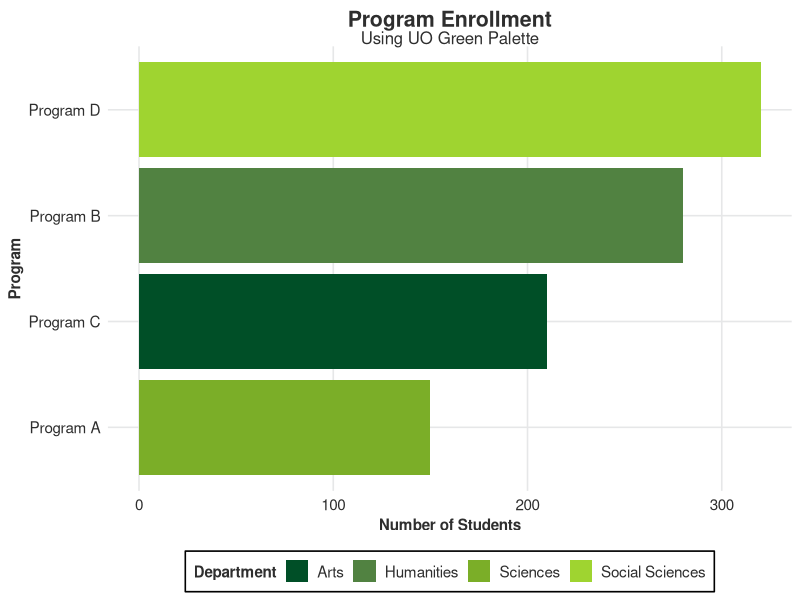
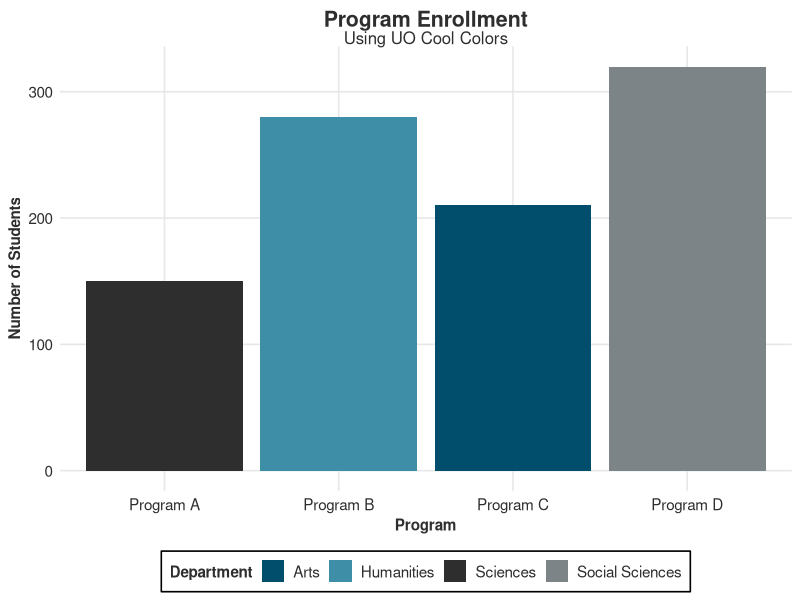
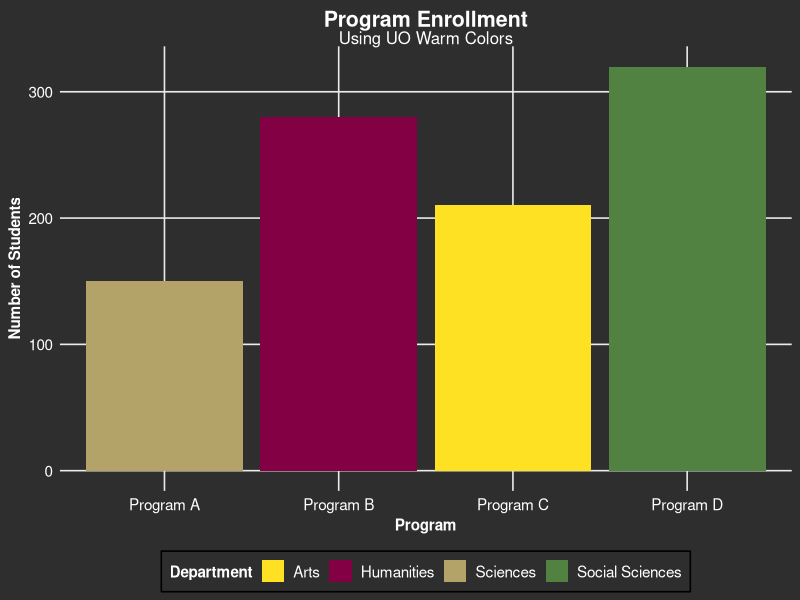
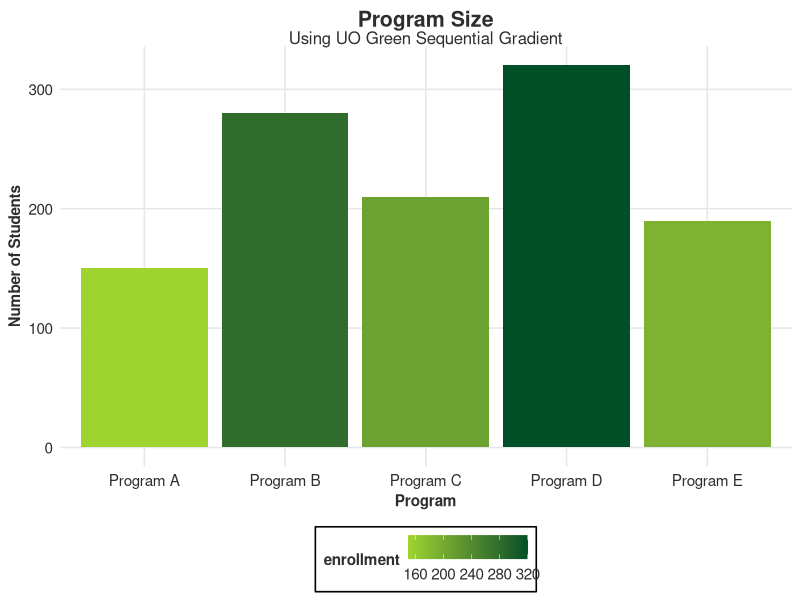
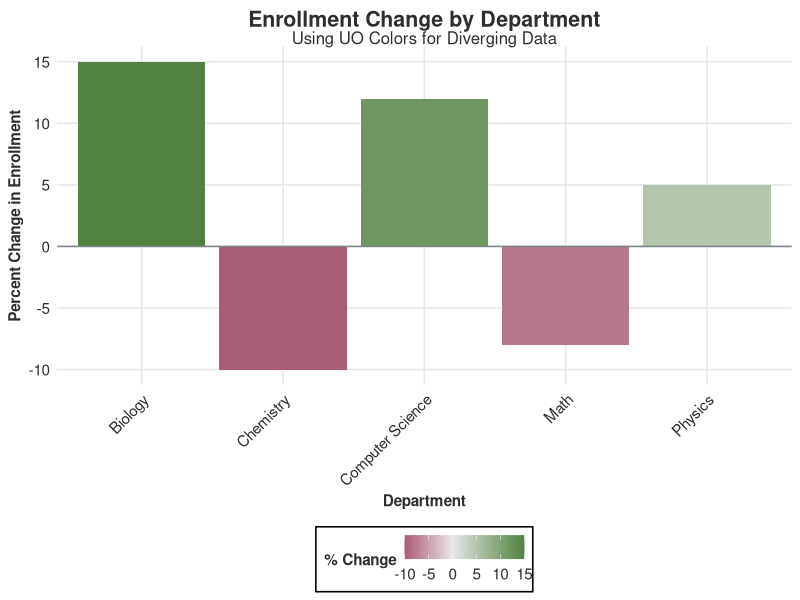
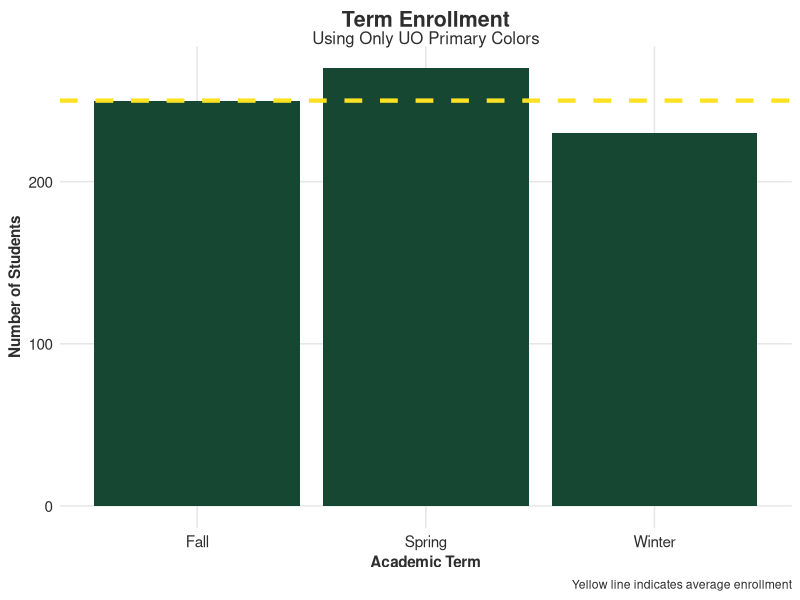

The R source for these figures, in order:
# UO Brand Theme for R Visualizations
# Based on UO Visual Identity Guidelines
# https://communications.uoregon.edu/uo-brand/visual-identity/colors

# Required packages
library(ggplot2)
library(tibble)

#===============================
# UO Brand Color Definitions
#===============================
uo_colors <- list(
  # Primary Colors
  green = "#154733",      # UO Green
  yellow = "#FEE123",     # UO Yellow
  
  # Secondary Colors - Greens
  legacy_green = "#004F27", # Legacy Green
  grass_green = "#518241",  # Grass Green
  lime_green = "#7BAE28",   # Lime Green
  chartreuse = "#9FD430",   # Chartreuse
  
  # Secondary Colors - Blues
  dark_blue = "#004D6C",    # Dark Blue
  light_blue = "#3F8EA8",   # Light Blue
  
  # Secondary Colors - Berry
  berry = "#820043",        # Berry
  
  # Secondary Colors - Grays
  dark_gray = "#2E2E2E",    # Dark Gray
  medium_gray = "#7C8487",  # Medium Gray
  light_gray = "#E6E7E8",   # Light Gray
  
  # Accent Colors
  pine = "#004225",         # Pine
  forest = "#0E4B33",       # Forest
  sage = "#899A75",         # Sage
  moss = "#D5DD98",         # Moss
  spring = "#A1D296",       # Spring
  blue = "#84A4CC",         # Blue
  tan = "#B3A369"          # Tan
)

#===============================
# Color Palette Functions
#===============================
# Primary palette (UO Green, Yellow, and grays)
uo_palette_primary <- function(n = 4) {
  colors <- c(uo_colors$green,
              uo_colors$yellow,
              uo_colors$dark_gray,
              uo_colors$medium_gray)
  colors[1:n]
}

# Greens palette
uo_palette_greens <- function(n = 4) {
  colors <- c(uo_colors$legacy_green,
              uo_colors$grass_green,
              uo_colors$lime_green,
              uo_colors$chartreuse)
  colors[1:n]
}

# Cool colors palette (blues and grays)
uo_palette_cool <- function(n = 5) {
  colors <- c(uo_colors$dark_blue,
              uo_colors$light_blue,
              uo_colors$dark_gray,
              uo_colors$medium_gray,
              uo_colors$light_gray)
  colors[1:n]
}

# Warm colors palette - expanded to include 4 colors
uo_palette_warm <- function(n = 4) {
  colors <- c(uo_colors$yellow,
              uo_colors$berry,
              uo_colors$tan,
              uo_colors$grass_green)  # Added a fourth color
  colors[1:n]
}
# Complete palette
uo_palette_all <- function(n = 17) {
  colors <- c(
    # Primary
    uo_colors$green,
    uo_colors$yellow,
    # Secondary Greens
    uo_colors$legacy_green,
    uo_colors$grass_green,
    uo_colors$lime_green,
    uo_colors$chartreuse,
    # Blues
    uo_colors$dark_blue,
    uo_colors$light_blue,
    # Berry
    uo_colors$berry,
    # Grays
    uo_colors$dark_gray,
    uo_colors$medium_gray,
    uo_colors$light_gray,
    # Accent Colors
    uo_colors$pine,
    uo_colors$sage,
    uo_colors$moss,
    uo_colors$spring,
    uo_colors$tan
  )
  colors[1:n]
}

#===============================
# UO Brand Theme Definition
#===============================
theme_uo <- function(base_size = 12, style = "light") {
  # Define background and text colors based on style
  bg_color <- if(style == "dark") uo_colors$dark_gray else "white"
  text_color <- if(style == "dark") "white" else uo_colors$dark_gray
  grid_color <- if(style == "dark") uo_colors$gray else uo_colors$light_gray
  
  theme_minimal(base_size = base_size) %+replace%
    theme(
      # Text elements
      text = element_text(
        family = "sans",
        color = text_color
      ),
      plot.title = element_text(
        size = rel(1.4),
        face = "bold",
        color = text_color
      ),
      plot.subtitle = element_text(
        size = rel(1.1),
        color = text_color
      ),
      
      # Axis formatting
      axis.title = element_text(
        face = "bold",
        color = text_color
      ),
      axis.text = element_text(
        color = text_color
      ),
      
      # Panel elements
      panel.background = element_rect(fill = bg_color, color = NA),
      plot.background = element_rect(fill = bg_color, color = NA),
      panel.grid.major = element_line(color = grid_color),
      panel.grid.minor = element_blank(),
      
      # Legend formatting
      legend.background = element_rect(fill = bg_color),
      legend.text = element_text(color = text_color),
      legend.title = element_text(face = "bold", color = text_color),
      legend.position = "bottom"
    )
}

#===============================
# Scale Functions
#===============================
scale_fill_uo <- function(palette = "primary", ...) {
  pal <- switch(palette,
                "primary" = uo_palette_primary(),
                "nature" = uo_palette_nature(),
                "all" = uo_palette_all(),
                uo_palette_primary())  # default to primary if invalid choice
  
  scale_fill_manual(values = pal, ...)
}

scale_color_uo <- function(palette = "primary", ...) {
  pal <- switch(palette,
                "primary" = uo_palette_primary(),
                "nature" = uo_palette_nature(),
                "all" = uo_palette_all(),
                uo_palette_primary())  # default to primary if invalid choice
  
  scale_color_manual(values = pal, ...)
}

#===============================
# Example Usage
#===============================
# Example data
example_data <- tibble(
  category = c("Program A", "Program B", "Program C", "Program D"),
  enrollment = c(150, 280, 210, 320),
  department = factor(c("Sciences", "Humanities", "Arts", "Social Sciences"))
)

# Example 1: Using Green Palette
p1 <- ggplot(example_data, 
             aes(x = reorder(category, enrollment), 
                 y = enrollment, 
                 fill = department)) +
  geom_col() +
  scale_fill_manual(values = uo_palette_greens()) +
  theme_uo() +
  labs(
    title = "Program Enrollment",
    subtitle = "Using UO Green Palette",
    x = "Program",
    y = "Number of Students",
    fill = "Department"
  ) +
  coord_flip()

# Example 2: Cool Colors
p2 <- ggplot(example_data, 
             aes(x = category, 
                 y = enrollment, 
                 fill = department)) +
  geom_col() +
  scale_fill_manual(values = uo_palette_cool()) +
  theme_uo() +
  labs(
    title = "Program Enrollment",
    subtitle = "Using UO Cool Colors",
    x = "Program",
    y = "Number of Students",
    fill = "Department"
  )

# Example 3: Warm Colors with Dark Theme
p3 <- ggplot(example_data, 
             aes(x = category, 
                 y = enrollment, 
                 fill = department)) +
  geom_col() +
  scale_fill_manual(values = uo_palette_warm()) +
  theme_uo(style = "dark") +
  labs(
    title = "Program Enrollment",
    subtitle = "Using UO Warm Colors",
    x = "Program",
    y = "Number of Students",
    fill = "Department"
  )

# Example 4: Green Sequential Gradient
example_data_sequential <- tibble(
  category = c("Program A", "Program B", "Program C", "Program D", "Program E"),
  enrollment = c(150, 280, 210, 320, 190)
)

p4 <- ggplot(example_data_sequential, 
             aes(x = category, 
                 y = enrollment,
                 fill = enrollment)) +
  geom_col() +
  scale_fill_gradient(
    low = uo_colors$chartreuse,    # Lighter green
    high = uo_colors$legacy_green, # Darker green
    guide = "colorbar"
  ) +
  theme_uo() +
  labs(
    title = "Program Size",
    subtitle = "Using UO Green Sequential Gradient",
    x = "Program",
    y = "Number of Students"
  )

# Example 5: Diverging Color Scale
example_data_diverging <- tibble(
  department = c("Biology", "Chemistry", "Physics", "Math", "Computer Science"),
  change = c(15, -10, 5, -8, 12),  # Percent change in enrollment
  baseline = 0
)

p5 <- ggplot(example_data_diverging) +
  geom_col(aes(x = department, y = change, fill = change)) +
  geom_hline(yintercept = 0, color = uo_colors$medium_gray) +
  scale_fill_gradient2(
    low = uo_colors$berry,      # Negative values
    mid = uo_colors$light_gray, # Zero point
    high = uo_colors$grass_green, # Positive values
    midpoint = 0,
    guide = "colorbar"
  ) +
  theme_uo() +
  theme(axis.text.x = element_text(angle = 45, hjust = 1)) +
  labs(
    title = "Enrollment Change by Department",
    subtitle = "Using UO Colors for Diverging Data",
    x = "Department",
    y = "Percent Change in Enrollment",
    fill = "% Change"
  )

# Example 6: Primary Colors Only (UO Green and Yellow)
example_data_primary <- tibble(
  term = c("Fall", "Winter", "Spring"),
  enrollment = c(250, 230, 270),
  type = factor(c("New Students", "Returning Students", "Total"))
)

p6 <- ggplot(example_data_primary, 
             aes(x = term, 
                 y = enrollment)) +
  # Create bars in UO Green
  geom_col(fill = uo_colors$green) +
  # Add yellow highlighting for emphasis
  geom_hline(yintercept = mean(example_data_primary$enrollment), 
             color = uo_colors$yellow, 
             size = 1.5,
             linetype = "dashed") +
  theme_uo() +
  labs(
    title = "Term Enrollment",
    subtitle = "Using Only UO Primary Colors",
    x = "Academic Term",
    y = "Number of Students",
    caption = "Yellow line indicates average enrollment"
  )


# Display all plots
print(p1)
print(p2)
print(p3)
print(p4)
print(p5)
print(p6)
#===============================
# Usage Notes
#===============================
# To use this theme in your own visualizations:
# 1. Load required packages (ggplot2, tibble)
# 2. Run all definitions above (colors, theme, and scale functions)
# 3. Apply theme_uo() to your ggplot
# 4. Use scale_fill_uo() or use specific palettes:
#    - uo_palette_primary() - Primary UO colors
#    - uo_palette_greens() - Green variations
#    - uo_palette_cool() - Blues and grays
#    - uo_palette_warm() - Yellow, berry, and warm tones
#    - uo_palette_all() - All brand colors
# 5. Access specific colors using uo_colors$color_name
# 6. Optional: Use style = "dark" in theme_uo() for dark mode
# 7. For gradients:
#    - Use scale_fill_gradient() for sequential data
#    - Use scale_fill_gradient2() for diverging data
#    - Choose appropriate color combinations from uo_colors
#
# Note on UO Gradient:
# The official UO gradient (40% Yellow to 60% Green, bottom-left to top-right)
# is reserved for backgrounds and special applications in marketing materials.
# For data visualizations, use solid colors from the UO palette.